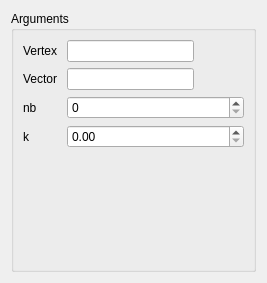
<?xml version="1.0" encoding="UTF-8"?>
<ui version="4.0">
 <class>MakeSphericalDialog</class>
 <widget class="QDialog" name="MakeSphericalDialog">
  <property name="geometry">
   <rect>
    <x>0</x>
    <y>0</y>
    <width>267</width>
    <height>283</height>
   </rect>
  </property>
  <property name="windowTitle">
   <string>Sphere Construction</string>
  </property>
  <layout class="QVBoxLayout" name="verticalLayout_3">
   <item>
    <widget class="QGroupBox" name="groupBox">
     <property name="title">
      <string>Arguments</string>
     </property>
     <layout class="QFormLayout" name="formLayout">
      <item row="0" column="0">
       <widget class="QLabel" name="label">
        <property name="text">
         <string>Vertex </string>
        </property>
       </widget>
      </item>
      <item row="0" column="1">
       <widget class="QLineEdit" name="vex_le">
        <property name="maximumSize">
         <size>
          <width>127</width>
          <height>16777215</height>
         </size>
        </property>
        <property name="readOnly">
         <bool>false</bool>
        </property>
       </widget>
      </item>
      <item row="1" column="0">
       <widget class="QLabel" name="label_2">
        <property name="text">
         <string>Vector</string>
        </property>
       </widget>
      </item>
      <item row="1" column="1">
       <widget class="QLineEdit" name="vec_le">
        <property name="maximumSize">
         <size>
          <width>127</width>
          <height>16777215</height>
         </size>
        </property>
        <property name="readOnly">
         <bool>false</bool>
        </property>
       </widget>
      </item>
      <item row="6" column="1">
       <widget class="QDoubleSpinBox" name="k_spb"/>
      </item>
      <item row="5" column="1">
       <widget class="QSpinBox" name="nb_spb"/>
      </item>
      <item row="6" column="0">
       <widget class="QLabel" name="label_4">
        <property name="text">
         <string>k</string>
        </property>
       </widget>
      </item>
      <item row="5" column="0">
       <widget class="QLabel" name="label_3">
        <property name="text">
         <string>nb</string>
        </property>
       </widget>
      </item>
     </layout>
    </widget>
   </item>
  </layout>
 </widget>
 <resources/>
 <connections/>
</ui>
